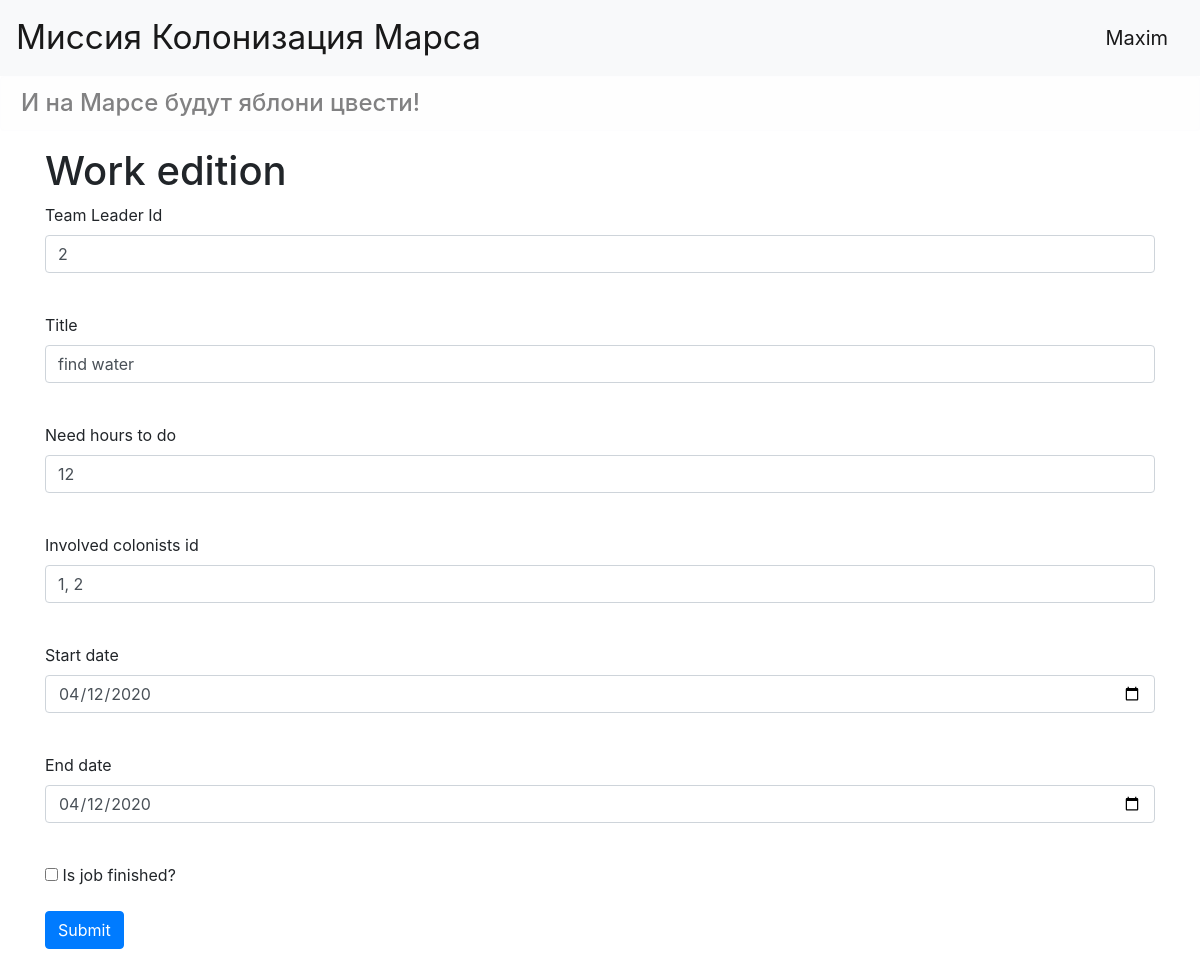
/editjob/1 (signed in), run on the app's committed database.
### data/users.py (models this page shows, shortened)
class User(SqlAlchemyBase, UserMixin):
    __tablename__ = 'users'
    id = sqlalchemy.Column(sqlalchemy.Integer,
                           primary_key=True, autoincrement=True)
    surname = sqlalchemy.Column(sqlalchemy.String, nullable=True)
    name = sqlalchemy.Column(sqlalchemy.String, nullable=True)
    age = sqlalchemy.Column(sqlalchemy.Integer, nullable=True)
    position = sqlalchemy.Column(sqlalchemy.String, nullable=True)
    speciality = sqlalchemy.Column(sqlalchemy.String, nullable=True)
    address = sqlalchemy.Column(sqlalchemy.String, nullable=True)
    email = sqlalchemy.Column(sqlalchemy.String, unique=True, nullable=True)
    hashed_password = sqlalchemy.Column(sqlalchemy.String, nullable=True)
    modified_date = sqlalchemy.Column(sqlalchemy.DateTime,
                                      default=datetime.datetime.now)
    jobs = orm.relation("Jobs", back_populates='user')
    departments = orm.relation("Department", back_populates='user')

### data/news.py (models this page shows, shortened)
class Jobs(SqlAlchemyBase):
    __tablename__ = 'jobs'
    id = sqlalchemy.Column(sqlalchemy.Integer,
                           primary_key=True, autoincrement=True)
    team_leader = sqlalchemy.Column(sqlalchemy.Integer,
                                    nullable=True)
    job = sqlalchemy.Column(sqlalchemy.String, nullable=True)
    work_size = sqlalchemy.Column(sqlalchemy.Integer, nullable=True)
    collaborators = sqlalchemy.Column(sqlalchemy.String, nullable=True)
    start_date = sqlalchemy.Column(sqlalchemy.DateTime,
                                   default=datetime.datetime.now)
    end_date = sqlalchemy.Column(sqlalchemy.DateTime,
                                 default=datetime.datetime.now)
    is_finished = sqlalchemy.Column(sqlalchemy.Boolean, nullable=True, default=False)
    user_id = sqlalchemy.Column(sqlalchemy.Integer, sqlalchemy.ForeignKey("users.id"))
    user = orm.relation('User')

### main.py (the view, shortened to what this page needs)
@app.route('/editjob/<int:id>', methods=['GET', 'POST'])
@login_required
def edit_job(id):
    form = JobForm()
    if request.method == "GET":
        session = db_session.create_session()
        jobs = session.query(Jobs).filter(Jobs.id == id,
                                          ((Jobs.user == current_user) | (current_user.id == 1)
                                           | (current_user.id == Jobs.team_leader))).first()
        if jobs:
            form.team_leader.data = jobs.team_leader
            form.job.data = jobs.job
            form.work_size.data = jobs.work_size
            form.collaborators.data = jobs.collaborators
            form.start_date.data = jobs.start_date
            form.end_date.data = jobs.end_date
            form.is_finished.data = jobs.is_finished
        else:
            abort(404)
    return render_template('add_job.html', title='Work edition', form=form)

### data/add_job.py
class JobForm(FlaskForm):
    team_leader = IntegerField('Team Leader Id', validators=[DataRequired()])
    job = StringField('Title', validators=[DataRequired()])
    work_size = IntegerField('Need hours to do', validators=[DataRequired()])
    collaborators = StringField('Involved colonists id', validators=[DataRequired()])
    start_date = DateField('Start date', validators=[DataRequired()], default=datetime.now())
    end_date = DateField('End date', validators=[DataRequired()], default=datetime.now())
    is_finished = BooleanField('Is job finished?')
    submit = SubmitField('Submit')

### data/db_session.py (called while the page is built)
def create_session() -> Session:
    global __factory
    return __factory()

### main.py (called while the page is built)
@login_manager.user_loader
def load_user(user_id):
    session = db_session.create_session()
    return session.query(User).get(user_id)

### templates/add_job.html (shortened to what this page needs)
{% extends "base.html" %}
{% block content %}
    <h1>{{title}}</h1>
    <form action="" method="post">
        <p>
            {{ form.team_leader.label }}<br>
            {{ form.team_leader(class="form-control", type="integer") }}<br>
        </p>
        <p>
            {{ form.job.label }}<br>
            {{ form.job(class="form-control", type="title") }}<br>
        </p>
        <p>
            {{ form.work_size.label }}<br>
            {{ form.work_size(class="form-control", type="integer") }}<br>
        </p>
        <p>
            {{ form.collaborators.label }}<br>
            {{ form.collaborators(class="form-control", type="string") }}<br>
        </p>
        <p>
            {{ form.start_date.label }}<br>
            {{ form.start_date(class="form-control", type="date") }}<br>
        </p>
        <p>
            {{ form.end_date.label }}<br>
            {{ form.end_date(class="form-control", type="date") }}<br>
        </p>
        <p>{{ form.is_finished() }} {{ form.is_finished.label }}</p>
        <p>{{ form.submit(type="submit", class="btn btn-primary") }}</p>
    </form>
{% endblock %}

### templates/base.html (shortened to what this page needs)
<!doctype html>
<html lang="en">
<head>
    <link rel="stylesheet"
          href="https://stackpath.bootstrapcdn.com/bootstrap/4.4.1/css/bootstrap.min.css"
>
    <link rel="stylesheet" type="text/css" href="../static/css/style.css" />
</head>
<body>
<header>
    <nav class="navbar navbar-light bg-light">
        <a class="navbar-brand font_size" href="/jobs">Миссия Колонизация Марса</a>
        {% if current_user.is_authenticated %}
            <a class="navbar-brand" href="/logout">{{ current_user.name }}</a>
        {% else %}
            <p>
                <a class="btn btn-primary " href="/register">Sign up</a>
                <a class="btn btn-success" href="/login">Sign in</a>
            </p>
        {% endif %}
    </nav>
    <h4 class="alert alert-light">И на Марсе будут яблони цвести!</h4>
</header>
    <main role="main" class="container">
        {% block content %}{% endblock %}
    </main>
</body>
</html>

### static/css/style.css (style rules this page uses)
.font_size { font-size: 25pt; }

### data on the page
User: name "Maxim"
Jobs: team_leader "2", job "find water", work_size "12", collaborators "1, 2", start_date "04/12/2020", end_date "04/12/2020"

### other printed values
{{ title }} "Work edition"
